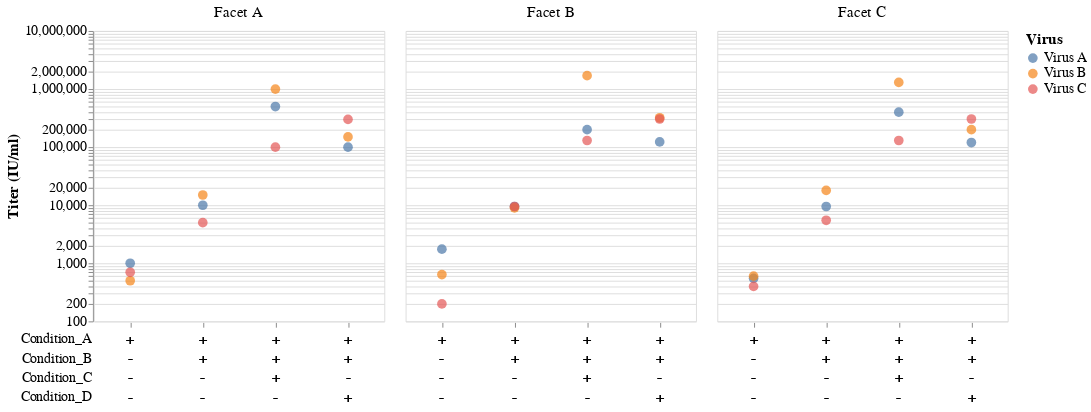

Notebook source saved alongside this figure:
### Markdown cell above
By default, the plot has interactive tooltips showing the value for each column in `data`. You can remove this by setting `interactive = False`.

### Code cell
plot_titers(
    data,
    titer_col="Titer",
    condition_cols=["Condition_A", "Condition_B", "Condition_C", "Condition_D"],
    facet_col="Facet",
    color_col="Virus",
    interactive = False
)

### Figure 1 — Vega-Lite specification as saved in the notebook (floating-point values rounded to 4 significant figures)
{"config": {"view": {"continuousWidth": 300, "continuousHeight": 300}}, "vconcat": [{"mark": {"type": "point", "filled": true, "size": 100}, "encoding": {"color": {"field": "Virus", "legend": {"labelFontSize": 14, "title": "Virus", "titleFontSize": 16}, "type": "nominal"}, "column": {"field": "Facet", "header": {"labelFontSize": 16, "labels": true, "title": null}, "type": "nominal"}, "x": {"axis": {"domain": false, "grid": false, "labelFontSize": 14, "labels": false, "ticks": true, "title": null}, "field": "ID", "type": "nominal"}, "y": {"axis": {"labelFontSize": 14, "titleFontSize": 16}, "field": "Titer", "scale": {"type": "log"}, "title": "Titer (IU/ml)", "type": "quantitative"}}, "width": 300}, {"mark": {"type": "text", "size": 15}, "encoding": {"column": {"field": "Facet", "header": {"labels": false, "title": null}, "type": "nominal"}, "text": {"field": "Text", "type": "nominal"}, "x": {"axis": null, "field": "ID", "type": "nominal"}, "y": {"axis": {"domain": false, "grid": false, "labelFontSize": 14, "ticks": false, "title": null}, "field": "Condition", "type": "nominal"}}, "transform": [{"fold": ["Condition_A", "Condition_B", "Condition_C", "Condition_D"], "as": ["Condition", "Text"]}], "view": {"strokeWidth": 1e-05}, "width": 300}], "data": {"name": "data-48e68cca907ae27f3539e429469ea545"}, "spacing": 0, "title": {"text": "", "align": "center", "anchor": "middle", "fontSize": 20, "offset": 20}, "$schema": "https://vega.github.io/schema/vega-lite/v5.20.1.json", "datasets": {"data-48e68cca907ae27f3539e429469ea545": [{"Titer": 1000, "Virus": "Virus A", "Facet": "Facet A", "Condition_A": "+", "Condition_B": "-", "Condition_C": "-", "Condition_D": "-", "ID": "A"}, {"Titer": 10000, "Virus": "Virus A", "Facet": "Facet A", "Condition_A": "+", "Condition_B": "+", "Condition_C": "-", "Condition_D": "-", "ID": "A_B"}, {"Titer": 100000, "Virus": "Virus A", "Facet": "Facet A", "Condition_A": "+", "Condition_B": "+", "Condition_C": "-", "Condition_D": "+", "ID": "A_B_D"}, {"Titer": 500000, "Virus": "Virus A", "Facet": "Facet A", "Condition_A": "+", "Condition_B": "+", "Condition_C": "+", "Condition_D": "-", "ID": "A_B_C"}, {"Titer": 500, "Virus": "Virus B", "Facet": "Facet A", "Condition_A": "+", "Condition_B": "-", "Condition_C": "-", "Condition_D": "-", "ID": "A"}, {"Titer": 15000, "Virus": "Virus B", "Facet": "Facet A", "Condition_A": "+", "Condition_B": "+", "Condition_C": "-", "Condition_D": "-", "ID": "A_B"}, {"Titer": 150000, "Virus": "Virus B", "Facet": "Facet A", "Condition_A": "+", "Condition_B": "+", "Condition_C": "-", "Condition_D": "+", "ID": "A_B_D"}, {"Titer": 1000000, "Virus": "Virus B", "Facet": "Facet A", "Condition_A": "+", "Condition_B": "+", "Condition_C": "+", "Condition_D": "-", "ID": "A_B_C"}, {"Titer": 700, "Virus": "Virus C", "Facet": "Facet A", "Condition_A": "+", "Condition_B": "-", "Condition_C": "-", "Condition_D": "-", "ID": "A"}, {"Titer": 5000, "Virus": "Virus C", "Facet": "Facet A", "Condition_A": "+", "Condition_B": "+", "Condition_C": "-", "Condition_D": "-", "ID": "A_B"}, {"Titer": 300000, "Virus": "Virus C", "Facet": "Facet A", "Condition_A": "+", "Condition_B": "+", "Condition_C": "-", "Condition_D": "+", "ID": "A_B_D"}, {"Titer": 100000, "Virus": "Virus C", "Facet": "Facet A", "Condition_A": "+", "Condition_B": "+", "Condition_C": "+", "Condition_D": "-", "ID": "A_B_C"}, {"Titer": 1750, "Virus": "Virus A", "Facet": "Facet B", "Condition_A": "+", "Condition_B": "-", "Condition_C": "-", "Condition_D": "-", "ID": "A"}, {"Titer": 9500, "Virus": "Virus A", "Facet": "Facet B", "Condition_A": "+", "Condition_B": "+", "Condition_C": "-", "Condition_D": "-", "ID": "A_B"}, {"Titer": 123000, "Virus": "Virus A", "Facet": "Facet B", "Condition_A": "+", "Condition_B": "+", "Condition_C": "-", "Condition_D": "+", "ID": "A_B_D"}, {"Titer": 200000, "Virus": "Virus A", "Facet": "Facet B", "Condition_A": "+", "Condition_B": "+", "Condition_C": "+", "Condition_D": "-", "ID": "A_B_C"}, {"Titer": 640, "Virus": "Virus B", "Facet": "Facet B", "Condition_A": "+", "Condition_B": "-", "Condition_C": "-", "Condition_D": "-", "ID": "A"}, {"Titer": 9000, "Virus": "Virus B", "Facet": "Facet B", "Condition_A": "+", "Condition_B": "+", "Condition_C": "-", "Condition_D": "-", "ID": "A_B"}, {"Titer": 320000, "Virus": "Virus B", "Facet": "Facet B", "Condition_A": "+", "Condition_B": "+", "Condition_C": "-", "Condition_D": "+", "ID": "A_B_D"}, {"Titer": 1700000, "Virus": "Virus B", "Facet": "Facet B", "Condition_A": "+", "Condition_B": "+", "Condition_C": "+", "Condition_D": "-", "ID": "A_B_C"}, {"Titer": 200, "Virus": "Virus C", "Facet": "Facet B", "Condition_A": "+", "Condition_B": "-", "Condition_C": "-", "Condition_D": "-", "ID": "A"}, {"Titer": 9500, "Virus": "Virus C", "Facet": "Facet B", "Condition_A": "+", "Condition_B": "+", "Condition_C": "-", "Condition_D": "-", "ID": "A_B"}, {"Titer": 305000, "Virus": "Virus C", "Facet": "Facet B", "Condition_A": "+", "Condition_B": "+", "Condition_C": "-", "Condition_D": "+", "ID": "A_B_D"}, {"Titer": 130000, "Virus": "Virus C", "Facet": "Facet B", "Condition_A": "+", "Condition_B": "+", "Condition_C": "+", "Condition_D": "-", "ID": "A_B_C"}, {"Titer": 550, "Virus": "Virus A", "Facet": "Facet C", "Condition_A": "+", "Condition_B": "-", "Condition_C": "-", "Condition_D": "-", "ID": "A"}, {"Titer": 9500, "Virus": "Virus A", "Facet": "Facet C", "Condition_A": "+", "Condition_B": "+", "Condition_C": "-", "Condition_D": "-", "ID": "A_B"}, {"Titer": 120000, "Virus": "Virus A", "Facet": "Facet C", "Condition_A": "+", "Condition_B": "+", "Condition_C": "-", "Condition_D": "+", "ID": "A_B_D"}, {"Titer": 400000, "Virus": "Virus A", "Facet": "Facet C", "Condition_A": "+", "Condition_B": "+", "Condition_C": "+", "Condition_D": "-", "ID": "A_B_C"}, {"Titer": 600, "Virus": "Virus B", "Facet": "Facet C", "Condition_A": "+", "Condition_B": "-", "Condition_C": "-", "Condition_D": "-", "ID": "A"}, {"Titer": 18000, "Virus": "Virus B", "Facet": "Facet C", "Condition_A": "+", "Condition_B": "+", "Condition_C": "-", "Condition_D": "-", "ID": "A_B"}, {"Titer": 200000, "Virus": "Virus B", "Facet": "Facet C", "Condition_A": "+", "Condition_B": "+", "Condition_C": "-", "Condition_D": "+", "ID": "A_B_D"}, {"Titer": 1300000, "Virus": "Virus B", "Facet": "Facet C", "Condition_A": "+", "Condition_B": "+", "Condition_C": "+", "Condition_D": "-", "ID": "A_B_C"}, {"Titer": 400, "Virus": "Virus C", "Facet": "Facet C", "Condition_A": "+", "Condition_B": "-", "Condition_C": "-", "Condition_D": "-", "ID": "A"}, {"Titer": 5500, "Virus": "Virus C", "Facet": "Facet C", "Condition_A": "+", "Condition_B": "+", "Condition_C": "-", "Condition_D": "-", "ID": "A_B"}, {"Titer": 305000, "Virus": "Virus C", "Facet": "Facet C", "Condition_A": "+", "Condition_B": "+", "Condition_C": "-", "Condition_D": "+", "ID": "A_B_D"}, {"Titer": 130000, "Virus": "Virus C", "Facet": "Facet C", "Condition_A": "+", "Condition_B": "+", "Condition_C": "+", "Condition_D": "-", "ID": "A_B_C"}]}}
